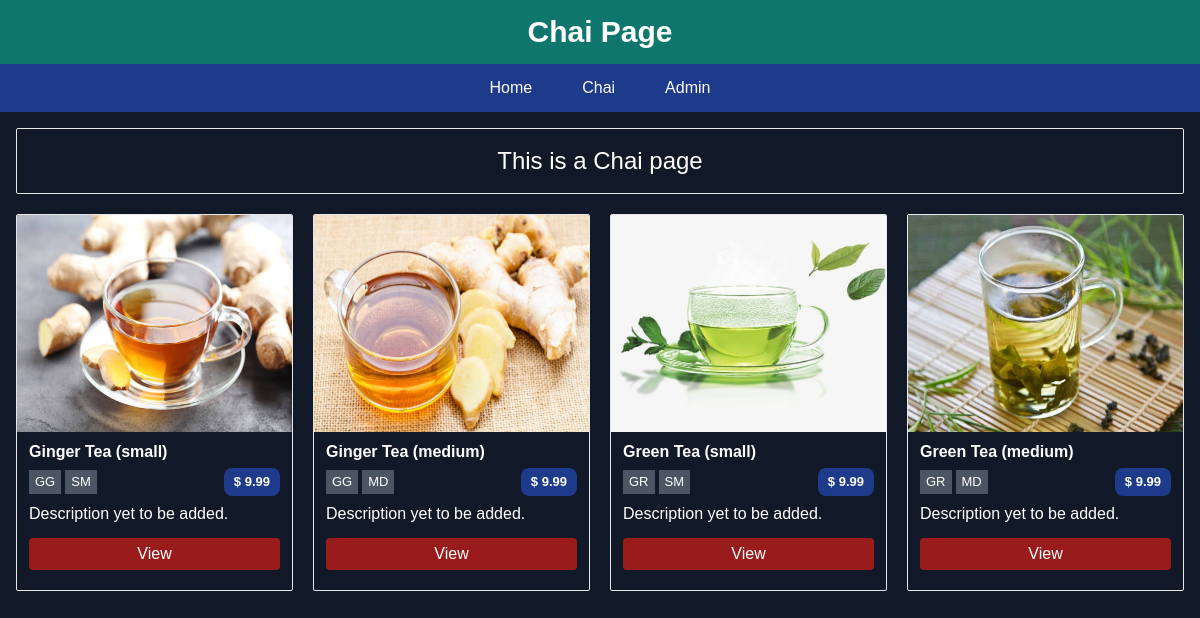
The app's page /chai/, older data.
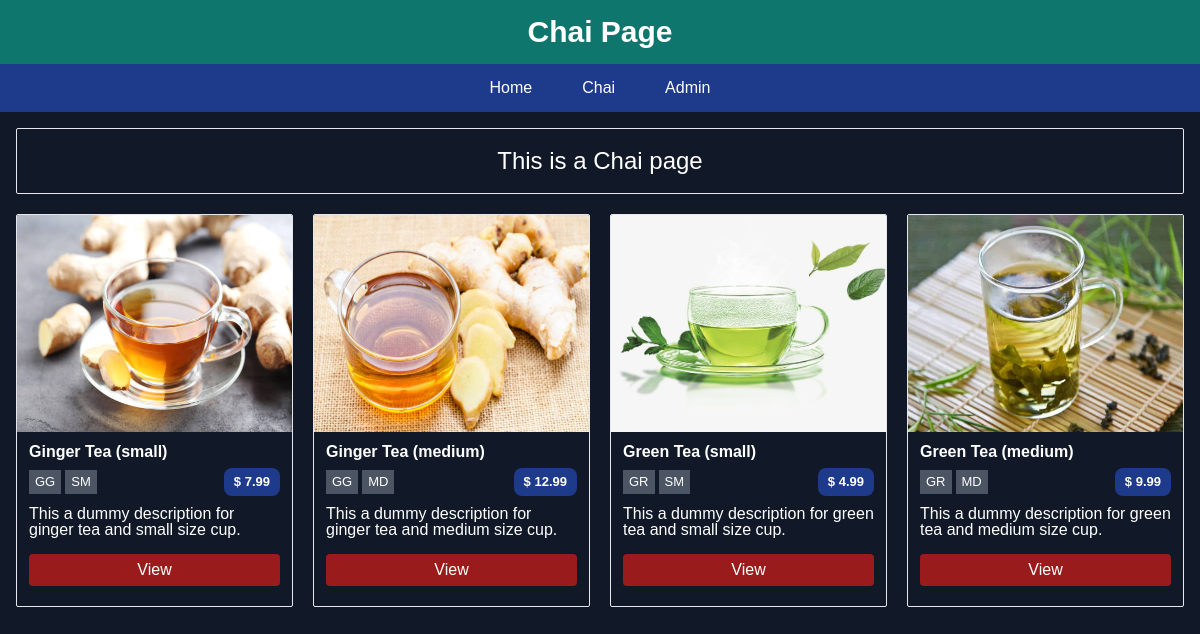
The same page, newer data.
### chai_app/models.py (models this page shows, shortened)
class ChaiVariety(models.Model):
  CHAI_TYPE = (
    ("PL", "PLAIN"),
    ("MS", "MASALA"),
    ("GG", "GINGER"),
    ("GR", "GREEN"),
  )
  CHAI_SIZE = (
    ("SM", "SMALL"),
    ("MD", "MEDIUM"),
  )
  name = models.CharField(max_length=50)
  image = models.ImageField(upload_to='chais')
  price = models.DecimalField(max_digits=5, decimal_places=2, default=9.99)
  size = models.CharField(max_length=2, choices=CHAI_SIZE)
  type = models.CharField(max_length=2, choices=CHAI_TYPE)
  description = models.TextField(max_length=250,default='Description yet to be added.')
  added_on = models.DateTimeField(default=timezone.now)

### chai_app/views.py (the view)
# urls.py: path("chai/", include("chai_app.urls")),
def chai_app(request):
  all_chai = ChaiVariety.objects.all()
  return render(request, 'chai_app/chai_app.html', {'all_chai': all_chai})

### chai_app/templates/chai_app/chai_app.html (shortened to what this page needs)
{% extends "layout.html" %}
{% block header %}
  Chai Page
{% endblock %}
{% block content %}
  <p class="text-2xl mb-5 border p-4 rounded-sm">This is a Chai page</p>
  <div class=" grid sm:grid-cols-2 md:grid-cols-3 lg:grid-cols-4 gap-5">
    {% for chai in all_chai %}
      <div
        class="flex flex-col overflow-hidden border hover:scale-105 transition-all rounded-sm"
      >
        <a href="{% url "chai_details" chai.id %}" class="h-3/4 overflow-hidden mb-1">
          <img class="h-full w-full" src="{{chai.image.url}}" alt="..">
        </a>
          <div class="flex flex-col text-left px-3 pt-1 mb-4">
            <strong class="mb-1">{{chai.name}}</strong>
            <div class="flex items-center gap-1 mb-2.5 text-[13px]">
              <p class="bg-gray-600 px-1.5 py-0.5">{{chai.type}}</p>
              <p class="bg-gray-600 px-1.5 py-0.5">{{chai.size}}</p>
              <strong class="bg-blue-900 ml-auto px-2.5 py-1 rounded-lg">
                &dollar; {{chai.price}}
              </strong>
            </div>
            <p class="leading-4">{{chai.description}}</p>
          </div>
          <div class="px-3 pb-5">
            <a
              href="{% url "chai_details" chai.id %}"
              class="block bg-red-800 py-1 rounded hover:bg-red-700"
            >
              View
            </a>
          </div>
      </div>
    {% endfor %}
  </div>
{% endblock %}

### templates/layout.html (shortened to what this page needs)
{% load static tailwind_tags %}
{% load static %}
<!DOCTYPE html>
<html lang="en">
<head>
  <link rel="stylesheet" href="{% static "style.css" %}">
  {% tailwind_css %}
</head>
<body class="bg-gray-900 text-white">
  <header class="h-16 bg-teal-700 content-center">
    <p class="text-3xl font-semibold text-center">
      {% block header %}{% endblock %}
    </p>
  </header>
  <nav class="bg-blue-900 h-12 flex justify-center">
      <a href="/">Home</a>
      <a href="/chai">Chai</a>
      <a href="/admin">Admin</a>
  </nav>
  <main class="text-center p-4">
    {% block content %}{% endblock %}
  </main>
</body>
</html>

### static/style.css (style rules this page uses)
* { padding: 0; margin: 0; box-sizing: border-box; font-family: Arial, Helvetica, sans-serif; }
nav>a { align-content: center; padding: 0 25px; }

Row changes from the older to the newer data that the page shows:
changed ChaiVariety "Ginger Tea (small)": price "9.99" → "7.99"; description "Description yet to be added." → "This a dummy description for ginger tea and small size cup."
changed ChaiVariety "Ginger Tea (medium)": price "9.99" → "12.99"; description "Description yet to be added." → "This a dummy description for ginger tea and medium size cup."
changed ChaiVariety "Green Tea (small)": price "9.99" → "4.99"; description "Description yet to be added." → "This a dummy description for green tea and small size cup."
changed ChaiVariety "Green Tea (medium)": description "Description yet to be added." → "This a dummy description for green tea and medium size cup."
